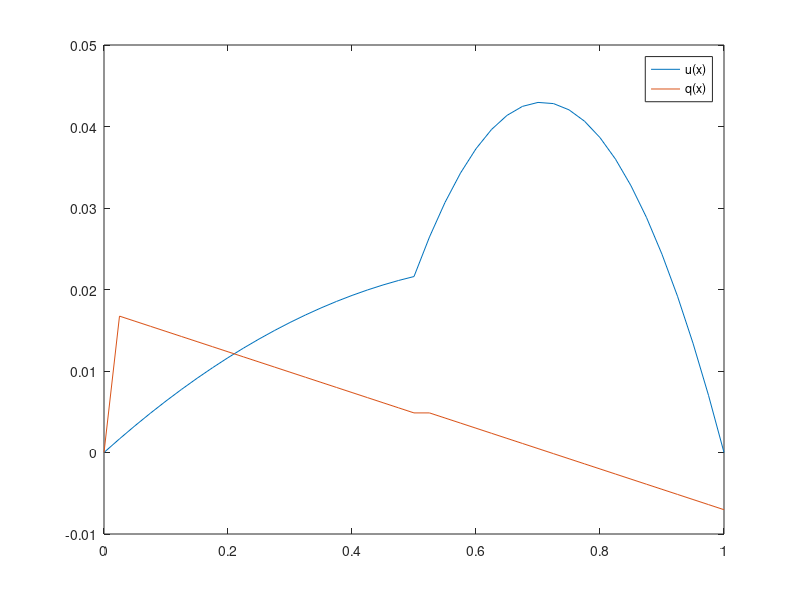
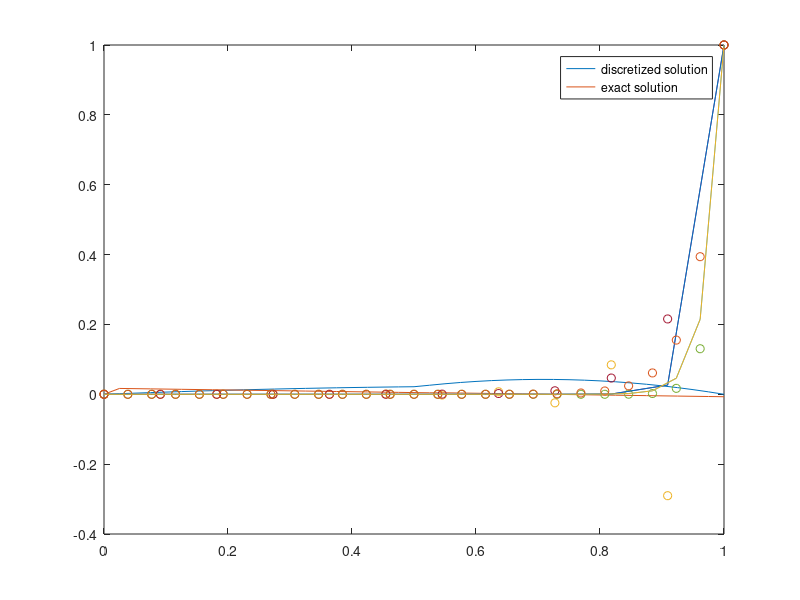

The MATLAB script that drew these images, in order:
%% Aufgabe 28
n = 40;
h = 1/n;
v1 = [2*ones(n/2-2,1);12/11;21/110;1/5 * ones(n/2-2,1)];
v2 = [-1 * ones(n/2-2,1);-1/11;-0.1 * ones(n/2-2,1)];
A = diag(v1) + diag(v2,-1) + diag(v2,1)
b = 0.1 * ones(n-2,1)
G = 1/(h^2) * A;
u = G\b;
% calculate u_{n/2}
u_middle = 1/11 * u(n/2) + 10/11 * u(n/2 - 1);
u = [u(1:n/2 - 1,1);u_middle;u(n/2:end,1)];
% add the two values at the side 
u = [0;u;0];
x = linspace(0,1,n + 1);
plot(u,x)

% use the upwind difference to approximate first order derivative
q = [0;diff(u)];
q = [10 * q(1:n/2+1,1);q(n/2+2:end,1)];

plot(x,u)
hold on
plot(x,q)
legend('u(x)','q(x)')

%% another version
figure
n = 40;
h = 1/n;
v1 = [20*ones(n/2-1,1);11;2 * ones(n/2-1,1)];
v2 = [-10 * ones(n/2-1,1);-1 * ones(n/2-1,1)];
A = diag(v1) + diag(v2,-1) + diag(v2,1);
b = 1 * ones(n-1,1);
b(n/2 + 1,1) = 0;
G = 1/(h^2) * A;
u = G\b;
% add the two values at the side 
u = [0;u;0];
x = linspace(0,1,n + 1);
plot(u,x)

% use the upwind difference to approximate first order derivative
q = [0;diff(u)];
q = [10 * q(1:n/2+1,1);q(n/2+2:end,1)];

plot(x,u)
hold on
plot(x,q)
legend('u(x)','q(x)')

% Aufgabe 29
%% n = 10
n = 10;
h = 1/(n + 1);
a = 40;
f = @(x) (exp(a * x) - 1)./(exp(a) - 1);
A = 2 * eye(n) - diag(ones(n-1,1),-1) - diag(ones(n-1,1),1);
B = diag(ones(n-1,1),1) - diag(ones(n-1,1),-1);
b = zeros(n,1);
b(n) = a/(2 * h) - 1/(h^2);
% the final matrix
G = -1/(h^2) * A - a/(2 * h) * B;
% the solution y
y = G\b;
% add the two values at the side 
y = [0;y;1];
x = linspace(0,1,n+2);
plot(x,y,'o')
hold on
plot(x,f(x))
legend('discretized solution','exact solution')

%% n = 25
n = 25;
h = 1/(n + 1);
a = 40;
f = @(x) (exp(a * x) - 1)./(exp(a) - 1);
A = 2 * eye(n) - diag(ones(n-1,1),-1) - diag(ones(n-1,1),1);
B = diag(ones(n-1,1),1) - diag(ones(n-1,1),-1);
b = zeros(n,1);
b(n) = a/(2 * h) - 1/(h^2);
G = -1/(h^2) * A - a/(2 * h) * B;
y = G\b;
% add the two values at the side 
y = [0;y;1];
x = linspace(0,1,n+2);
plot(x,y,'o')
hold on
plot(x,f(x))
legend('discretized solution','exact solution')

%% c) n = 10
n = 10;
h = 1/(n + 1);
a = 40;
f = @(x) (exp(a * x) - 1)./(exp(a) - 1);
A = 2 * eye(n) - diag(ones(n-1,1),-1) - diag(ones(n-1,1),1);
B = eye(n) - diag(ones(n-1,1),-1);
b = zeros(n,1);
b(n) = - 1/(h^2);
G = -1/(h^2) * A - a/(h) * B;
y = G\b;
% add the two values at the side 
y = [0;y;1];
x = linspace(0,1,n+2);
plot(x,y,'o')
hold on
plot(x,f(x))
legend('discretized solution','exact solution')

%% c) n = 25
n = 25;
h = 1/(n + 1);
a = 40;
f = @(x) (exp(a * x) - 1)./(exp(a) - 1);
A = 2 * eye(n) - diag(ones(n-1,1),-1) - diag(ones(n-1,1),1);
B = eye(n) - diag(ones(n-1,1),-1);
b = zeros(n,1);
b(n) = - 1/(h^2);
G = -1/(h^2) * A - a/(h) * B;
y = G\b;
% add the two values at the side 
y = [0;y;1];
x = linspace(0,1,n+2);
plot(x,y,'o')
hold on
plot(x,f(x))
legend('discretized solution','exact solution')